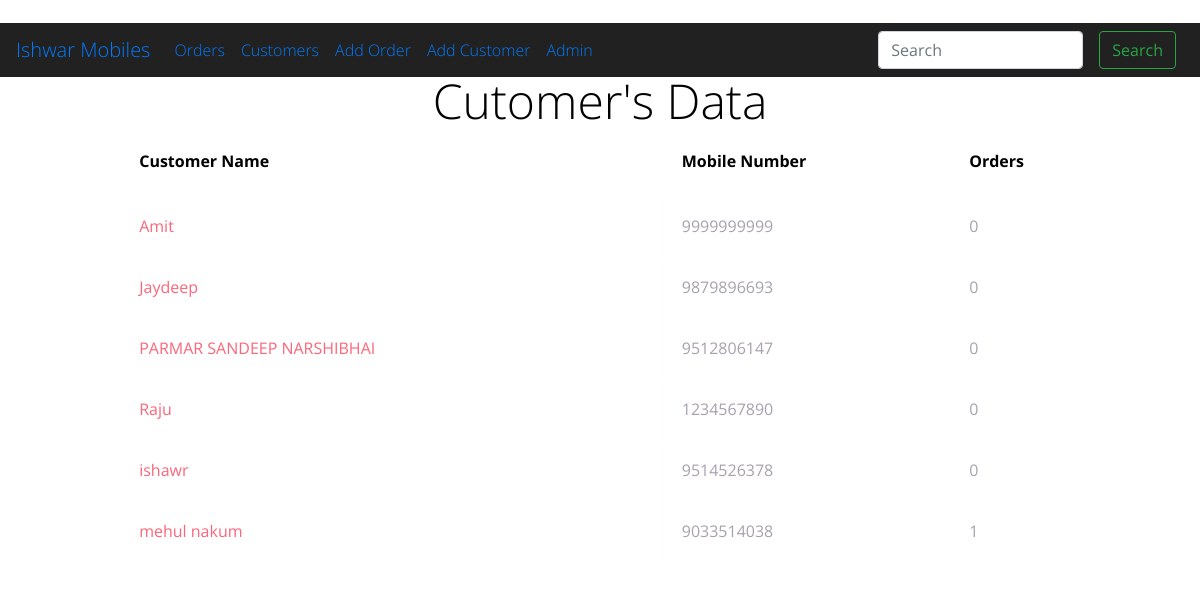
The app's page /customers/ with its own data.
### accounts/models.py (models this page shows, shortened)
class CustomerDetail(models.Model):
    name = models.CharField(max_length=256,unique=True)
    mobile_number = models.BigIntegerField(unique=True)
    aadhar_card = models.ImageField(null=True,blank=True)
    address = models.TextField(null=True,blank=True)

### accounts/views.py (the view)
# urls.py: path('customers/',views.CustomerListView.as_view(),name='customers'),
class CustomerListView(generic.ListView):
    model = CustomerDetail
    context_object_name = 'customer'   # your own name for the list as a template variable
    template_name = 'accounts/customer_list.html'  # Specify your own template name/location
    def get_context_data(self,*args,**kwargs):
        context = super(CustomerListView,self).get_context_data(**kwargs)
        return context
    def get_queryset(self):
        queryset = self.request.GET.get('q')
        if queryset :
            object_list = CustomerDetail.objects.all().annotate(count=Count('ordersdetail')).filter(Q(mobile_number__icontains=queryset) | Q(name__icontains=queryset))
        else:
            object_list = CustomerDetail.objects.all().annotate(count=Count('ordersdetail'))
        return object_list

### accounts/templates/accounts/customer_list.html (shortened to what this page needs)
{% extends 'base.html' %}
{% load static %}
{% load bootstrap %}
{% block customer %}
		<form class="form-inline my-2 my-lg-0" method="GET">
			 <input class="form-control mr-sm-2" name="q" value="{{ request.GET.q }}" type="text" placeholder="Search" aria-label="Search">
            <button class="m-2 btn btn-outline-success my-2 my-sm-0" type="submit">Search</button>
        </form>
{% endblock customer %}
{% block content %}
<h1>Cutomer's <span class="yellow">Data</pan></h1>
    <table class="container">
	<thead>
		<tr>
			<th><h1>Customer Name</h1></th>
			<th><h1>Mobile Number</h1></th>
			<th><h1>Orders</h1></th>
			<th></th>
		</tr>
	</thead>
	<tbody>
        {% for customer in object_list  %}
		<tr>
			<td>{{customer.name}}</a></td>
			<td>{{customer.mobile_number}}</td>
			<td>{{customer.count}}</td>
			<td>
			</td>
		</tr>
        {% endfor %}
	</tbody>
</table>
{% endblock content %}

### accounts/static/accounts/css/base1.css (style rules this page uses)
body { font-family: 'Open Sans', sans-serif; font-weight: 300; line-height: 1.42em; color:#A7A1AE; background-color:#ffff; }
h1 { font-size:3em; font-weight: 300; line-height:1em; text-align: center; color: #000000; }
.yellow { color: #000000; }
.container th h1 { font-weight: bold; font-size: 1em; text-align: left; color: #000000; }
.container td { font-weight: normal; font-size: 1em; -webkit-box-shadow: 0 2px 2px -2px #0E1119; -moz-box-shadow: 0 2px 2px -2px #0E1119; box-shadow: 0 2px 2px -2px #0E1119; }
.container { text-align: left; overflow: hidden; width: 80%; margin: 0 auto; display: table; padding: 0 0 8em 0; }
.container td, .container th { padding-bottom: 2%; padding-top: 2%; padding-left:2%; }
.container tr:nth-child(odd) { background-color: #ffffff; }
.container tr:nth-child(even) { background-color: #ffffff; }
.container th { background-color: #ffffff; }
.container td:first-child { color: #FB667A; }

### records on screen
CustomerDetail: name "Amit", mobile_number "9999999999", count "0"
CustomerDetail: name "Jaydeep", mobile_number "9879896693", count "0"
CustomerDetail: name "PARMAR SANDEEP NARSHIBHAI", mobile_number "9512806147", count "0"
CustomerDetail: name "Raju", mobile_number "1234567890", count "0"
CustomerDetail: name "ishawr", mobile_number "9514526378", count "0"
CustomerDetail: name "mehul nakum", mobile_number "9033514038", count "1"
